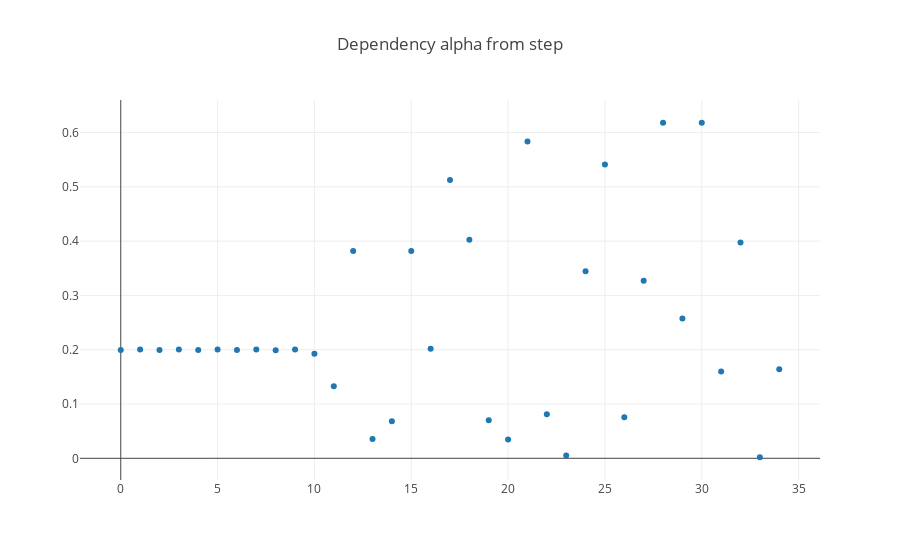

Notebook code cell kept with this figure:
### Code cell
alphas = grad_fast_descent(visualize=True)
x = np.arange(len(alphas))
trace = go.Scatter(x=x, y=alphas, mode = 'markers')   
layout = {'title': f"Dependency alpha from step"}
iplot(go.Figure(data=[trace], layout=layout), show_link=True)

### Figure 1 — Plotly figure (JSON) as saved in the notebook; plotly's stock layout.template omitted (floating-point values rounded to 4 significant figures)
{"data": [{"mode": "markers", "type": "scatter", "x": [0, 1, 2, 3, 4, 5, 6, 7, 8, 9, 10, 11, 12, 13, 14, 15, 16, 17, 18, 19, 20, 21, 22, 23, 24, 25, 26, 27, 28, 29, 30, 31, 32, 33, 34], "y": [0.1996, 0.2004, 0.1996, 0.2004, 0.1996, 0.2004, 0.1996, 0.2003, 0.1992, 0.2003, 0.1928, 0.1327, 0.382, 0.03563, 0.06811, 0.382, 0.2016, 0.5125, 0.4023, 0.07007, 0.03483, 0.5837, 0.08128, 0.005025, 0.3444, 0.541, 0.07583, 0.3271, 0.618, 0.2574, 0.618, 0.1598, 0.3975, 0.001929, 0.1641]}], "layout": {"title": "Dependency alpha from step"}}
